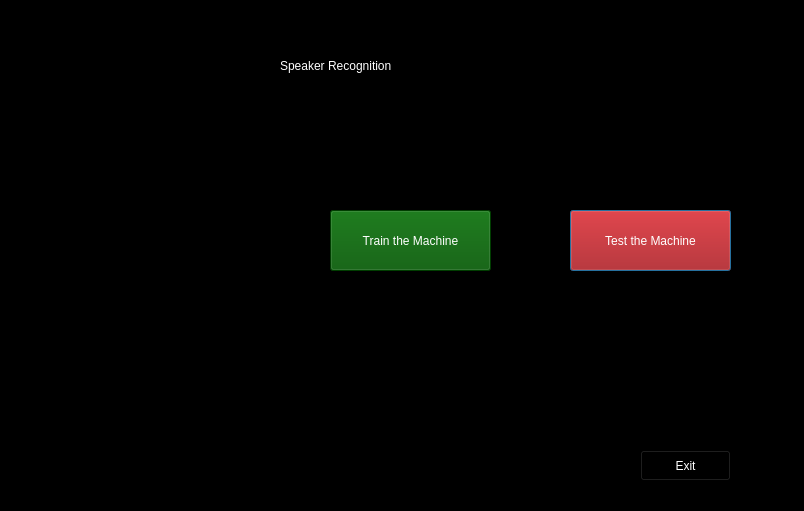
<?xml version="1.0" encoding="UTF-8"?>
<ui version="4.0">
 <class>Dialog</class>
 <widget class="QDialog" name="Dialog">
  <property name="geometry">
   <rect>
    <x>0</x>
    <y>0</y>
    <width>804</width>
    <height>511</height>
   </rect>
  </property>
  <property name="windowTitle">
   <string>Dialog</string>
  </property>
  <widget class="QLabel" name="label">
   <property name="geometry">
    <rect>
     <x>280</x>
     <y>10</y>
     <width>491</width>
     <height>111</height>
    </rect>
   </property>
   <property name="styleSheet">
    <string notr="true">font: 72pt &quot;Onyx&quot;;
color: rgb(255, 255, 255);</string>
   </property>
   <property name="text">
    <string>Speaker Recognition</string>
   </property>
  </widget>
  <widget class="QLabel" name="label_2">
   <property name="geometry">
    <rect>
     <x>-10</x>
     <y>0</y>
     <width>821</width>
     <height>511</height>
    </rect>
   </property>
   <property name="styleSheet">
    <string notr="true">background-color: rgb(0, 0, 0);</string>
   </property>
   <property name="text">
    <string/>
   </property>
  </widget>
  <widget class="QPushButton" name="test_window">
   <property name="geometry">
    <rect>
     <x>570</x>
     <y>210</y>
     <width>161</width>
     <height>61</height>
    </rect>
   </property>
   <property name="styleSheet">
    <string notr="true">background-color: rgb(170, 0, 0);
color:rgb(255, 255, 255);
font: 12pt &quot;MS Shell Dlg 2&quot;;</string>
   </property>
   <property name="text">
    <string>Test the Machine</string>
   </property>
  </widget>
  <widget class="QPushButton" name="train_window">
   <property name="geometry">
    <rect>
     <x>330</x>
     <y>210</y>
     <width>161</width>
     <height>61</height>
    </rect>
   </property>
   <property name="styleSheet">
    <string notr="true">background-color: rgb(0, 85, 0);
color: rgb(255, 255, 255);
font: 12pt &quot;MS Shell Dlg 2&quot;;</string>
   </property>
   <property name="text">
    <string>Train the Machine</string>
   </property>
  </widget>
  <widget class="QPushButton" name="exitButton">
   <property name="geometry">
    <rect>
     <x>640</x>
     <y>450</y>
     <width>91</width>
     <height>31</height>
    </rect>
   </property>
   <property name="styleSheet">
    <string notr="true">font: 75 12pt &quot;MS Shell Dlg 2&quot;;
color: rgb(255, 255, 255);
background-color: rgb(0, 0, 0);</string>
   </property>
   <property name="text">
    <string>Exit</string>
   </property>
  </widget>
  <widget class="QLabel" name="label_4">
   <property name="geometry">
    <rect>
     <x>0</x>
     <y>0</y>
     <width>821</width>
     <height>511</height>
    </rect>
   </property>
   <property name="text">
    <string/>
   </property>
   <property name="pixmap">
    <pixmap>voice-recog-devices-feature_1200x675_hero_011419.jpg</pixmap>
   </property>
  </widget>
  <zorder>label_2</zorder>
  <zorder>label_4</zorder>
  <zorder>label</zorder>
  <zorder>test_window</zorder>
  <zorder>train_window</zorder>
  <zorder>exitButton</zorder>
 </widget>
 <resources/>
 <connections/>
</ui>
